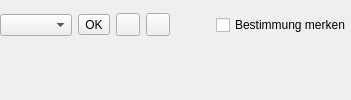
    <widget class="QFrame" name="user_frame">
     <property name="frameShape">
      <enum>QFrame::NoFrame</enum>
     </property>
     <property name="frameShadow">
      <enum>QFrame::Plain</enum>
     </property>
     <layout class="QVBoxLayout" name="verticalLayout_7">
      <property name="spacing">
       <number>0</number>
      </property>
      <property name="leftMargin">
       <number>0</number>
      </property>
      <property name="topMargin">
       <number>0</number>
      </property>
      <property name="rightMargin">
       <number>0</number>
      </property>
      <property name="bottomMargin">
       <number>0</number>
      </property>
      <item>
       <widget class="QFrame" name="frame">
        <property name="frameShape">
         <enum>QFrame::NoFrame</enum>
        </property>
        <property name="frameShadow">
         <enum>QFrame::Raised</enum>
        </property>
        <layout class="QHBoxLayout" name="horizontalLayout_3">
         <property name="leftMargin">
          <number>0</number>
         </property>
         <property name="topMargin">
          <number>0</number>
         </property>
         <property name="rightMargin">
          <number>0</number>
         </property>
         <property name="bottomMargin">
          <number>0</number>
         </property>
         <item>
          <widget class="QComboBox" name="cmbUsers">
           <property name="sizePolicy">
            <sizepolicy hsizetype="Preferred" vsizetype="Fixed">
             <horstretch>1</horstretch>
             <verstretch>0</verstretch>
            </sizepolicy>
           </property>
           <property name="focusPolicy">
            <enum>Qt::ClickFocus</enum>
           </property>
          </widget>
         </item>
         <item>
          <widget class="QToolButton" name="button_user_select">
           <property name="toolTip">
            <string>Endbestimmungen übernehmen</string>
           </property>
           <property name="text">
            <string>OK</string>
           </property>
           <property name="icon">
            <iconset theme="dialog-ok">
             <normaloff>.</normaloff>.</iconset>
           </property>
          </widget>
         </item>
         <item>
          <widget class="QToolButton" name="button_user_switch">
           <property name="toolTip">
            <string>Zum Nutzer Wechseln</string>
           </property>
           <property name="text">
            <string/>
           </property>
           <property name="icon">
            <iconset theme="security-high">
             <normaloff>.</normaloff>.</iconset>
           </property>
          </widget>
         </item>
         <item>
          <widget class="QToolButton" name="button_user_default">
           <property name="toolTip">
            <string>Zum Standardnutzer wechseln</string>
           </property>
           <property name="text">
            <string/>
           </property>
           <property name="icon">
            <iconset theme="security-low">
             <normaloff>.</normaloff>.</iconset>
           </property>
          </widget>
         </item>
         <item>
          <spacer name="horizontalSpacer">
           <property name="orientation">
            <enum>Qt::Horizontal</enum>
           </property>
           <property name="sizeHint" stdset="0">
            <size>
             <width>40</width>
             <height>20</height>
            </size>
           </property>
          </spacer>
         </item>
         <item>
          <widget class="QCheckBox" name="chbSaveCensus">
           <property name="sizePolicy">
            <sizepolicy hsizetype="Minimum" vsizetype="Fixed">
             <horstretch>1</horstretch>
             <verstretch>0</verstretch>
            </sizepolicy>
           </property>
           <property name="text">
            <string>Bestimmung merken</string>
           </property>
          </widget>
         </item>
        </layout>
       </widget>
      </item>
      <item>
       <widget class="QLabel" name="label_user_status">
        <property name="text">
         <string/>
        </property>
       </widget>
      </item>
     </layout>
    </widget>
